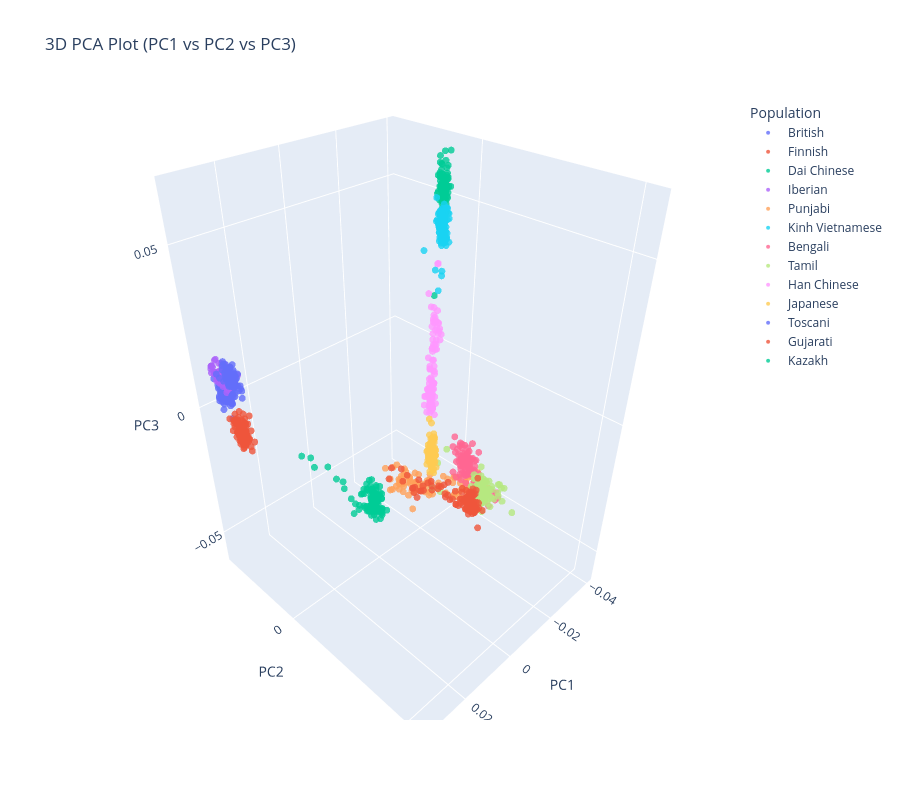

Source (notebook cell):
### Code cell
for pc in ['PC1', 'PC2', 'PC3']:
    pca_data[pc] = pd.to_numeric(pca_data[pc], errors='coerce')

fig = px.scatter_3d(
    pca_data,
    x='PC1', y='PC2', z='PC3',
    color='Population',
    hover_name='IID',
    title='3D PCA Plot (PC1 vs PC2 vs PC3)',
    opacity=0.8
)

fig.update_traces(marker=dict(size=4))
fig.update_layout(width=900, height=800)
fig.show()
